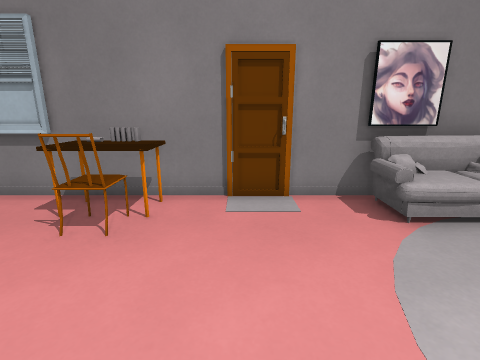
[1] (above)

12 first-person views from a walk through a Godot game level. The camera is 1.4 m above the floor, tilts 14° down and sees 85° across. The floor is counted in squares, 0.65 m on a side. Each view is taken from the middle of a square. On the plan, view 1 faces up. The plan holds only what a view shows up to about 16 squares ahead; the rest is blank. The place goes on beyond the plan. Some surface patterns are stand-ins.

[2]
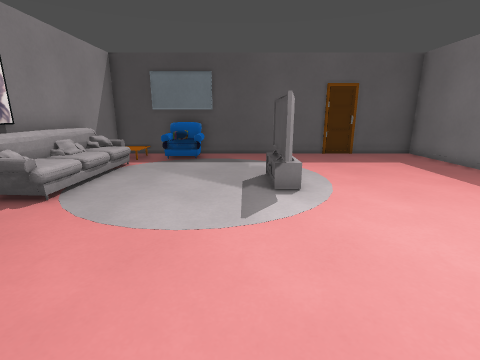

[3]
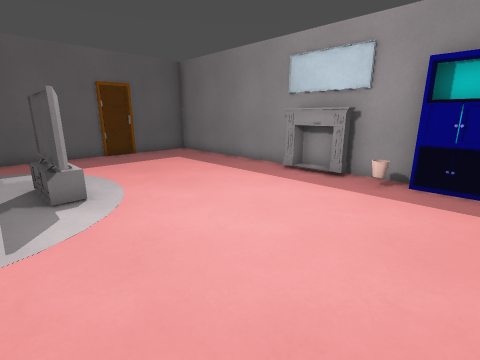

[4]
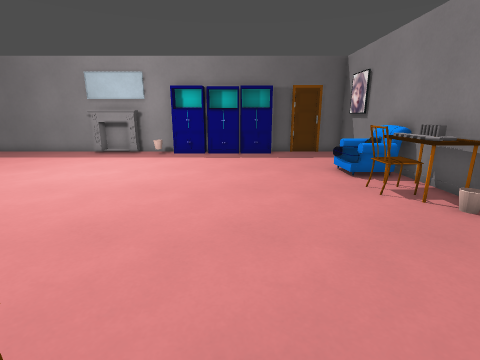

[5]
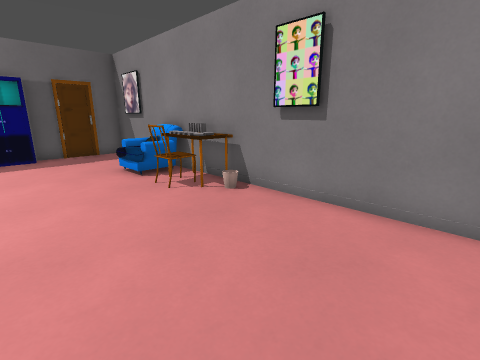

[6]
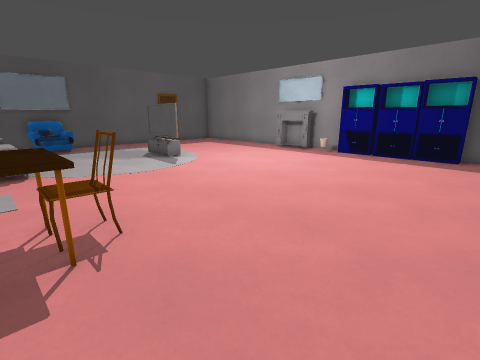

[7]
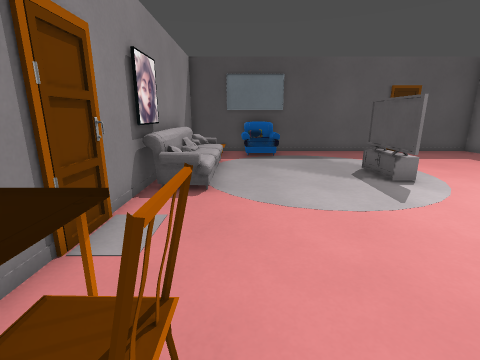

[8]
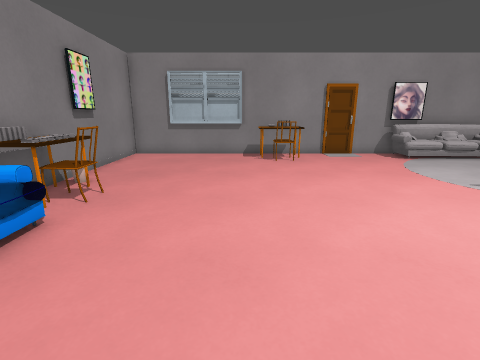

[9]
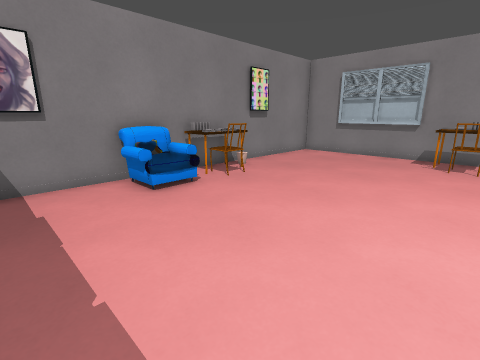

[10]
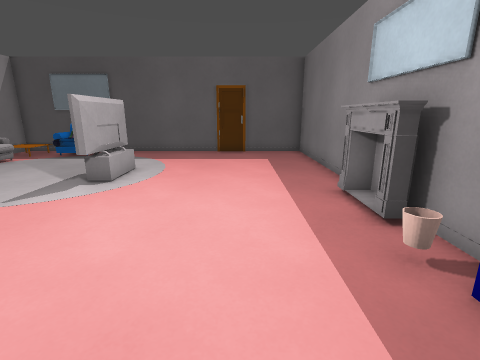

[11]
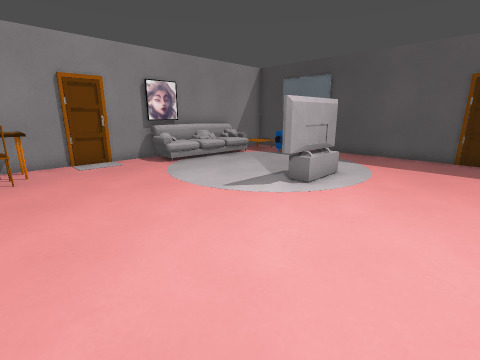

[12]
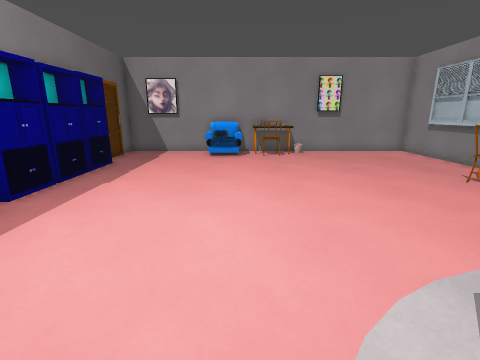

### Floor plan
Points are (right, up) in squares from view 1. A wall is a line through its corners. A room is listed if a view was taken in it or the views show most of it. See-through windows are left out.
Room 1 (views 1, 2, 3, 4, 5, 6, 7, 8, 9, 10, 11, 12)
walls: (2.4, -9.6) (11.8, -9.6) (11.8, 1.6); (-1.1, -9.6) (1.5, -9.6); (-2.9, -9.6) (-1.3, -9.6); (-6.8, -8.8) (-1.2, -8.8); (-10.9, -2.4) (-10.9, -9.6) (-3, -9.6); (11.8, 4.4) (11.8, 6.9) (-10.9, 6.9) (-10.9, -0.6); (-10.8, 2.9) (-10.8, 1.5)
ways out: closed door at (-8.7, -9.3); closed door at (0.5, 7); closed door at (12, -5.5)
objects: other object (-11, -2); other object (-11, -1); other object (-10, -5) to (-9, -3); other object (-10, -2); other object (-10, -1); other object (-10, 0); chair (-9, -2) to (-9, -1); table (-4, 5) to (-4, 6); chair (-3, 4) to (-2, 5); other object (-3, 6); other object (-2, 6); fireplace (1, -10) to (3, -9); sofa (3, 6); TV (4, -1) to (7, -1); other object (10, 2) to (11, 4)

Where each view was taken, in squares from view 1:
view 1: 0 up, 0 right, facing up
view 2: 0 up, 3 left, facing right
view 3: 0 up, 3 left, facing down-right
view 4: 6 up, 5 left, facing down
view 5: 6 up, 5 left, facing down-left
view 6: 6 up, 8 left, facing down-right
view 7: 4 up, 4 left, facing right
view 8: 8 down, 5 left, facing up
view 9: 8 down, 2 left, facing up-left
view 10: 6 down, 4 left, facing right
view 11: 6 down, 3 left, facing up-right
view 12: 3 down, 5 right, facing left
